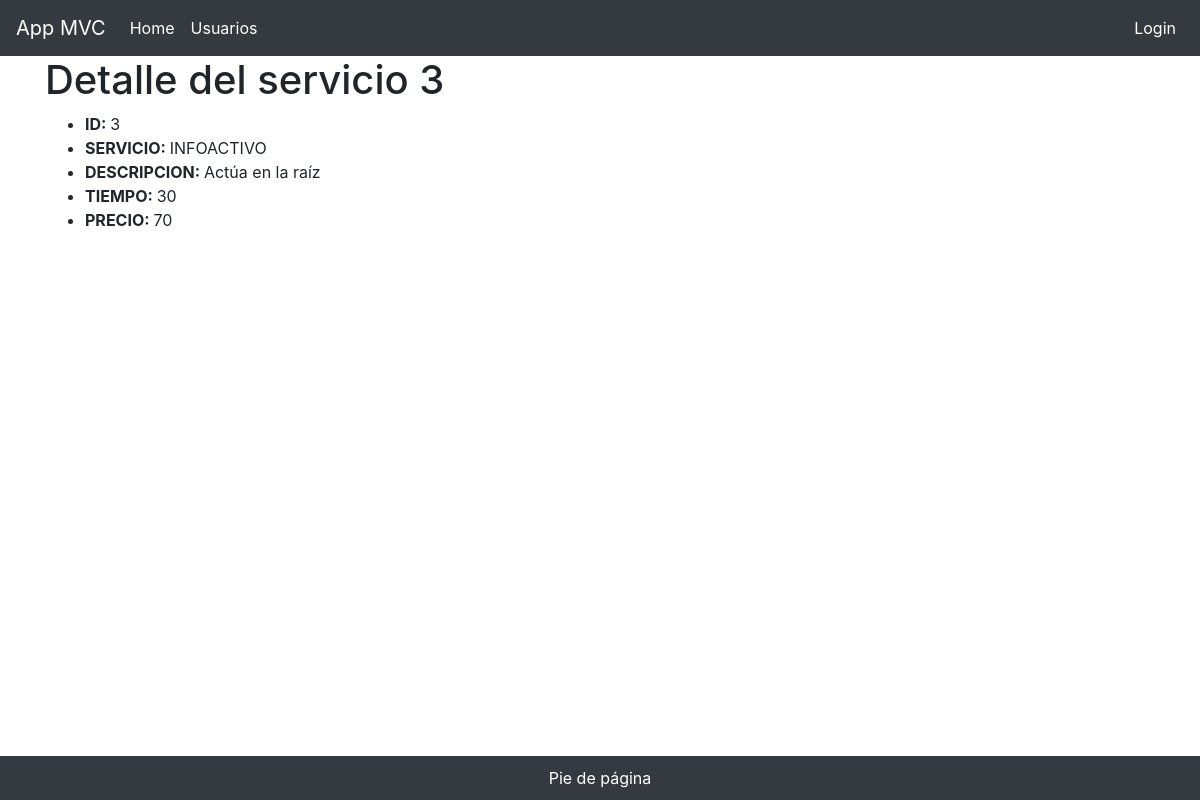
Page /mipeluqueria/servicios/show/3 on the earlier database version.
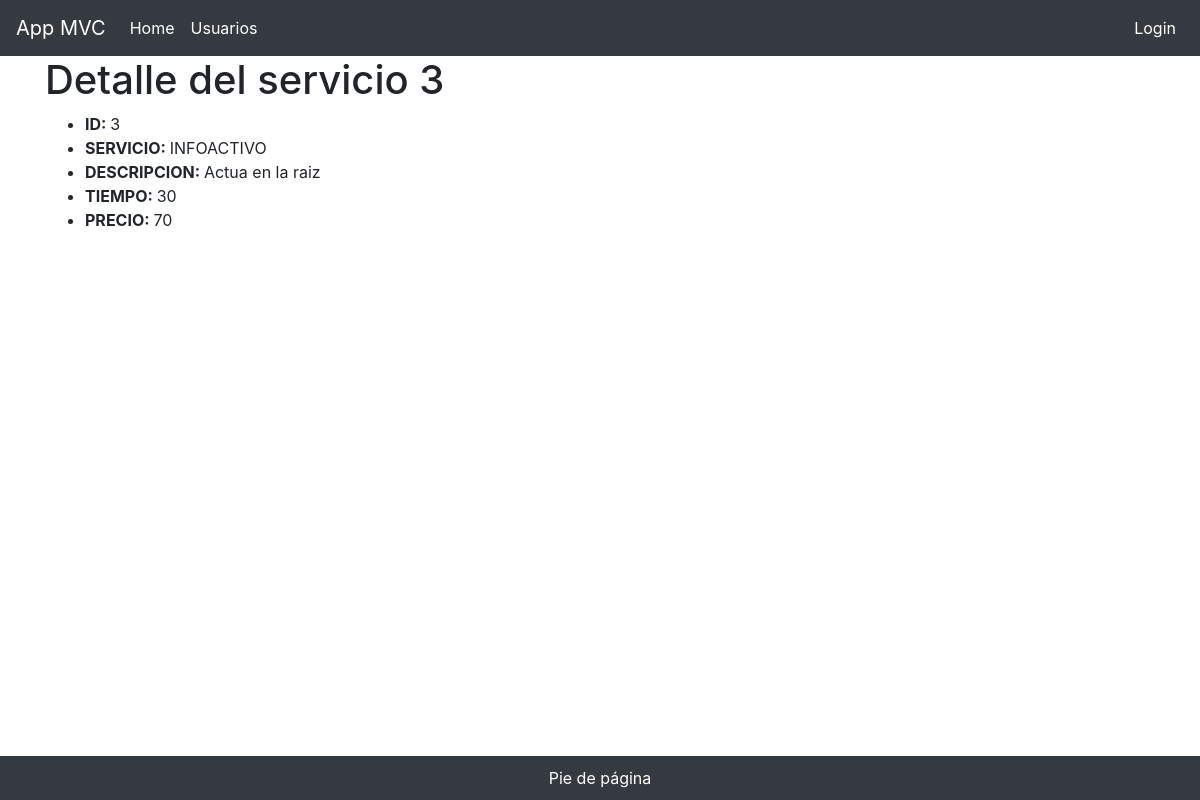
Same page on the later database version.
### tables this page shows
CREATE TABLE `servicios` (
  `id` int(11) NOT NULL,
  `servicio` varchar(50) NOT NULL,
  `descripcion` varchar(50) NOT NULL,
  `tiempo` int(11) NOT NULL,
  `precio` int(11) NOT NULL
);

### mipeluqueria/app/controllers/ServiciosController.php (called while the page is built, shortened)
<?php
require_once "app/models/Servicios.php";
class ServiciosController
{
    public function show($args)
    {
        list($id) = $args;
        $servicios = Servicios::find($id);
        require('app/views/servicios/show.php');
    }
}

### mipeluqueria/index.php (called while the page is built, shortened)
<?php
$app = new App();

### mipeluqueria/app/models/Servicios.php (called while the page is built, shortened)
<?php
class Servicios extends Model
{
    public static function find($id){
        $db = Servicios::db();
        $statement = $db->prepare('SELECT * FROM servicios WHERE id=:id');
        $statement->execute(array(':id' => $id));
        $statement->setFetchMode(PDO::FETCH_CLASS, Servicios::class);
        $servicios = $statement->fetch(PDO::FETCH_CLASS);
        return $servicios;
    }
}

### mipeluqueria/app/views/servicios/show.php (the view, shortened to what this page needs)
<!doctype html>
<html lang="es">
<head>
  <?php require "app/views/parts/head.php" ?>
</head>
<body>
  <?php require "app/views/parts/header.php" ?>
  <main role="main" class="container">
    <div class="starter-template">
      <h1>Detalle del servicio <?php echo $servicios->id ?></h1>
        <ul>
            <li><strong>ID: </strong><?php echo $servicios->id ?></li>
            <li><strong>SERVICIO: </strong><?php echo $servicios->servicio ?></li>
            <li><strong>DESCRIPCION: </strong><?php echo $servicios->descripcion ?></li>
            <li><strong>TIEMPO: </strong><?php echo $servicios->tiempo ?></li>
            <li><strong>PRECIO: </strong><?php echo $servicios->precio ?></li>
        </ul>
    </div>
  </main>
  <?php require "app/views/parts/footer.php" ?>
</body>
</html>

Differences in the rows shown:
changed servicios "INFOACTIVO": descripcion "Actúa en la raíz" → "Actua en la raiz"
